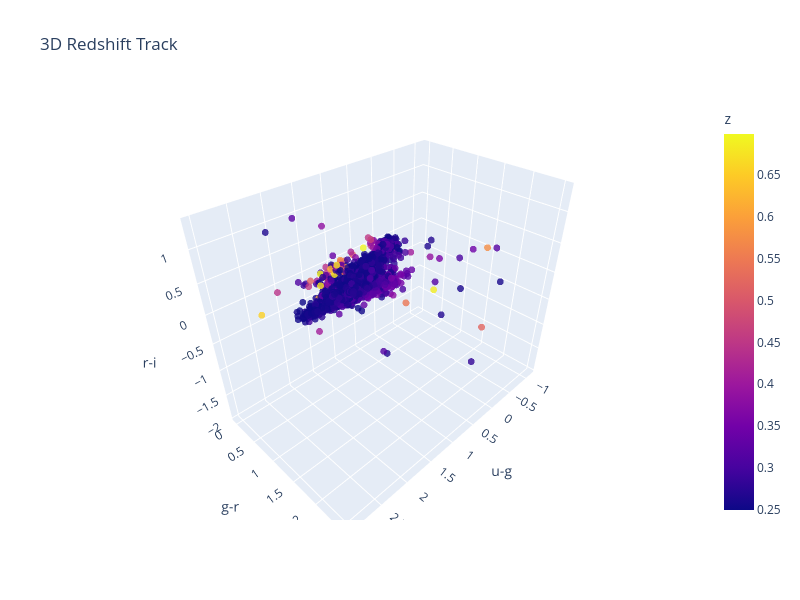

Notebook code cell kept with this figure:
### Markdown cell above
## 5. Visualizing the Redshift Track

By filtering for only the highest-quality observations, we can clearly visualize how galaxy colors relate to redshift. The data forms a distinct, curving track through the different color combinations rather than a simple straight line. Viewing these relationships in 2D and 3D plots shows exactly why basic linear models struggle with this task, as the data frequently bends and overlaps itself. Seeing this complex shape explains why we must rely on advanced, non-linear machine learning models in the next notebooks.

### Code cell
# --------------------
# Visualization Subsetting
# --------------------
model_mag_error = 0.25

# We use stricter error bounds to isolate the redshift track structure
df_plot = df[
    (df['modelMagErr_u'] < model_mag_error) &
    (df['modelMagErr_g'] < model_mag_error) &
    (df['modelMagErr_r'] < model_mag_error) &
    (df['modelMagErr_i'] < model_mag_error) &
    (df['modelMagErr_z'] < model_mag_error) &
    (df['z'] > 0.25) # Filter the low-z blob for clarity
]

# 2D Hexbin
hb = plt.hexbin(df_plot['u-g'], df_plot['g-r'], C=df_plot['z'], cmap='viridis')
plt.xlabel('u - g')
plt.ylabel('g - r')
plt.title('Color-Color Diagram (u-g vs g-r)')
cb = plt.colorbar(hb)
cb.set_label('Redshift (z)')
plt.show()

# 3D Interactive Plot
fig = px.scatter_3d(
    df_plot, 
    x='u-g', 
    y='g-r', 
    z='r-i',
    color='z',
    color_continuous_scale='Plasma',
    title='3D Redshift Track'
)
fig.update_traces(marker=dict(size=4, opacity=0.8))
fig.update_layout(width=800, height=600)
fig.show()

### Figure 1 — Plotly figure (JSON) as saved in the notebook; plotly's stock layout.template omitted (floating-point values rounded to 4 significant figures; data arrays with more than 128 entries replaced by an {"elided": "..."} marker saying what was removed)
{"data": [{"hovertemplate": "u-g=%{x}<br>g-r=%{y}<br>r-i=%{z}<br>z=%{marker.color}<extra></extra>", "legendgroup": "", "marker": {"color": {"elided": "4646 float values"}, "coloraxis": "coloraxis", "opacity": 0.8, "size": 4, "symbol": "circle"}, "mode": "markers", "name": "", "scene": "scene", "showlegend": false, "type": "scatter3d", "x": {"elided": "4646 float values"}, "y": {"elided": "4646 float values"}, "z": {"elided": "4646 float values"}}], "layout": {"coloraxis": {"autocolorscale": false, "colorbar": {"title": {"text": "z"}}, "colorscale": [[0, "#0d0887"], [0.1111, "#46039f"], [0.2222, "#7201a8"], [0.3333, "#9c179e"], [0.4444, "#bd3786"], [0.5556, "#d8576b"], [0.6667, "#ed7953"], [0.7778, "#fb9f3a"], [0.8889, "#fdca26"], [1, "#f0f921"]]}, "height": 600, "legend": {"tracegroupgap": 0}, "scene": {"domain": {"x": [0, 1], "y": [0, 1]}, "xaxis": {"title": {"text": "u-g"}}, "yaxis": {"title": {"text": "g-r"}}, "zaxis": {"title": {"text": "r-i"}}}, "title": {"text": "3D Redshift Track"}, "width": 800}}
